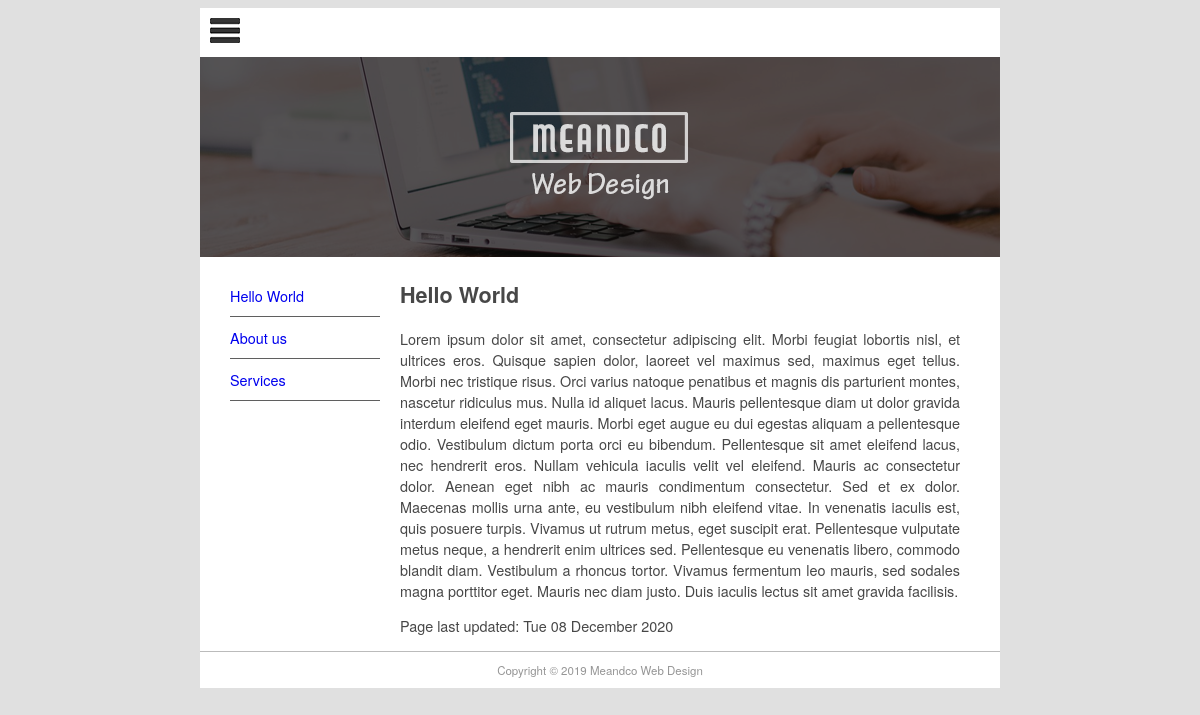
The page / on the database its author committed.
### pages/models.py (models this page shows, shortened)
class Page(models.Model):
    title = models.CharField(max_length=60)
    permalink = models.CharField(max_length=12, unique=True, default='#')
    update_date = models.DateTimeField('Last updated')
    body_text = models.TextField('Page Content', blank=True)

### pages/views.py (the view)
# urls.py: path('', views.index, {'pagename': ''}, name="home"),
def index(request, pagename):
    pagename = '/' + pagename
    pg = get_object_or_404(Page, permalink=pagename)
    context = {
        'title': pg.title,
        'content': pg.body_text,
        'last_updated': pg.update_date,
        'page_list': Page.objects.all(),
    }
    return render(request, 'pages/page.html', context)

### pages/templates/pages/page.html (shortened to what this page needs)
{% extends 'base.html' %}
{% block sidenav %}
{% for page in page_list %}
<li>
<a href="{{ page.permalink }}">{{ page.title }}</a>
</li>
{% endfor %}
{% endblock sidenav %}
{% block content %}
{% autoescape off %}
{{content}}
{% endautoescape %}
<p>Page last updated: {{ last_updated|date:"D d F Y" }}</p>
{% endblock content %}

### test_site/templates/base.html (shortened to what this page needs)
{% load static %}
<!DOCTYPE html>
<html>
  <head>
    <link href="{% static 'main.css' %}" rel="stylesheet" type="text/css" />
  </head>
  <body>
    <div id="wrapper">
      <header id="header">
        <div id="logo"><img src="{% static 'logo.jpg' %}" alt="" /></div>
        <div id="topbanner">
          <img
            src="{% static 'top_banner.png' %}"
            width="800"
            height="200"
            alt=""
          />
        </div>
      </header>
      <aside id="leftsidebar">
        <nav id="nav">
          <ul>
            {% block sidenav %}{% endblock sidenav %}
          </ul>
        </nav>
      </aside>
      <section id="main">
        {% block content %}{% endblock content %}
      </section>
      <footer id="footer">Copyright &copy; 2019 Meandco Web Design</footer>
    </div>
  </body>
</html>

### test_site/static/main.css (style rules this page uses)
#header { border-style: none; width: 800px; height: auto; }
#wrapper { margin-top: 0px; margin-left: auto; margin-right: auto; background-color: #ffffff; width: 800px; }
body { background-color: #e0e0e0; font-family: Gotham, "Helvetica Neue", Helvetica, Arial, sans-serif; font-size: 0.9em; text-align: justify; color: #474747; }
#footer { text-align: center; font-size: 0.8em; margin-top: 5px; padding-top: 10px; padding-bottom: 10px; background-color: #ffffff; border-top: thin solid #bbbbbb; clear: both; color: #969696; }
#nav li { padding-top: 10px; padding-bottom: 10px; font-size: 1em; list-style-type: none; border-bottom: thin solid #5f5f5f; color: #4c4c4c; left: 0px; list-style-position: inside; margin-left: -10px; }
#nav li a { text-decoration: none; }
#leftsidebar { width: 180px; height: 350px; float: left; }
#main { width: 560px; float: left; margin-left: 20px; margin-right: 10px; padding-right: 10px; }
#logo { padding: 10px; }

### rows shown on the page
Page: title "Hello World", body_text "Hello World Lorem ipsum dolor sit amet, consectetur adipiscing elit. Morbi feugiat lobortis nisl, et ultrices eros. Quisque sapien dolor, laoreet vel maximus sed, maximus eget tellus. Morbi nec tristique risus. Orci varius natoque penatibus et magnis dis parturient montes, nascetur ridiculus mus. Nulla id aliquet lacus. Mauris pellentesque diam ut dolor gravida interdum eleifend eget mauris. Morbi eget augue eu dui egestas aliquam a pellentesque odio. Vestibulum dictum porta orci eu bibendum. Pellentesque sit amet eleifend lacus, nec hendrerit eros. Nullam vehicula iaculis velit vel eleifend. Mauris ac consectetur dolor. Aenean eget nibh ac mauris condimentum consectetur. Sed et ex dolor.…", update_date "Tue 08 December 2020"
Page: title "About us"
Page: title "Services"
